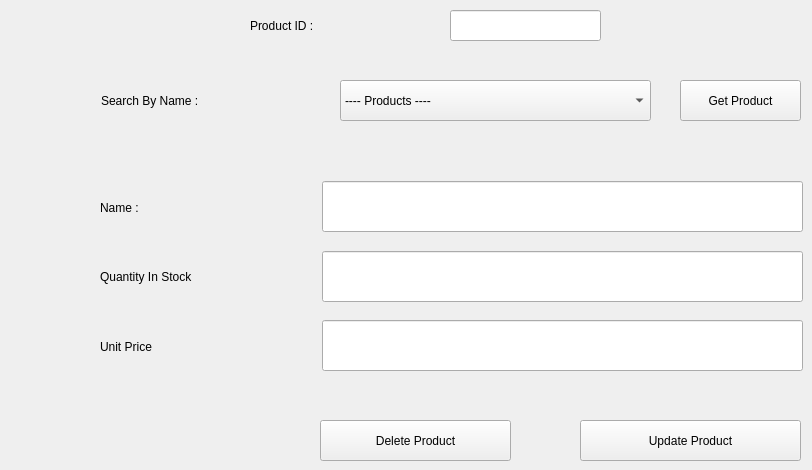
    <widget class="QWidget" name="tab_3">
     <attribute name="title">
      <string>Edit Product</string>
     </attribute>
     <widget class="QLabel" name="label_4">
      <property name="geometry">
       <rect>
        <x>100</x>
        <y>321</y>
        <width>171</width>
        <height>51</height>
       </rect>
      </property>
      <property name="text">
       <string>Unit Price</string>
      </property>
     </widget>
     <widget class="QPushButton" name="btn_update">
      <property name="geometry">
       <rect>
        <x>580</x>
        <y>420</y>
        <width>221</width>
        <height>41</height>
       </rect>
      </property>
      <property name="text">
       <string>Update Product</string>
      </property>
     </widget>
     <widget class="QLineEdit" name="unit_edit_2">
      <property name="geometry">
       <rect>
        <x>322</x>
        <y>320</y>
        <width>481</width>
        <height>51</height>
       </rect>
      </property>
     </widget>
     <widget class="QLineEdit" name="quantity_edit_2">
      <property name="geometry">
       <rect>
        <x>322</x>
        <y>251</y>
        <width>481</width>
        <height>51</height>
       </rect>
      </property>
     </widget>
     <widget class="QLineEdit" name="name_edit_2">
      <property name="geometry">
       <rect>
        <x>322</x>
        <y>181</y>
        <width>481</width>
        <height>51</height>
       </rect>
      </property>
     </widget>
     <widget class="QLabel" name="label_5">
      <property name="geometry">
       <rect>
        <x>100</x>
        <y>182</y>
        <width>171</width>
        <height>51</height>
       </rect>
      </property>
      <property name="text">
       <string>Name :</string>
      </property>
     </widget>
     <widget class="QLabel" name="label_6">
      <property name="geometry">
       <rect>
        <x>100</x>
        <y>251</y>
        <width>171</width>
        <height>51</height>
       </rect>
      </property>
      <property name="text">
       <string>Quantity In Stock</string>
      </property>
     </widget>
     <widget class="QPushButton" name="btn_delete">
      <property name="geometry">
       <rect>
        <x>320</x>
        <y>420</y>
        <width>191</width>
        <height>41</height>
       </rect>
      </property>
      <property name="text">
       <string>Delete Product</string>
      </property>
     </widget>
     <widget class="QLabel" name="label_7">
      <property name="geometry">
       <rect>
        <x>101</x>
        <y>80</y>
        <width>191</width>
        <height>41</height>
       </rect>
      </property>
      <property name="text">
       <string>Search By Name :</string>
      </property>
     </widget>
     <widget class="QPushButton" name="btn_search">
      <property name="geometry">
       <rect>
        <x>680</x>
        <y>80</y>
        <width>121</width>
        <height>41</height>
       </rect>
      </property>
      <property name="text">
       <string>Get Product</string>
      </property>
     </widget>
     <widget class="QComboBox" name="comboBox">
      <property name="geometry">
       <rect>
        <x>340</x>
        <y>80</y>
        <width>311</width>
        <height>41</height>
       </rect>
      </property>
      <item>
       <property name="text">
        <string>---- Products ----</string>
       </property>
      </item>
     </widget>
     <widget class="QLineEdit" name="id_edit">
      <property name="geometry">
       <rect>
        <x>450</x>
        <y>10</y>
        <width>151</width>
        <height>31</height>
       </rect>
      </property>
      <property name="text">
       <string/>
      </property>
     </widget>
     <widget class="QLabel" name="label_9">
      <property name="geometry">
       <rect>
        <x>250</x>
        <y>10</y>
        <width>161</width>
        <height>31</height>
       </rect>
      </property>
      <property name="text">
       <string>Product ID :</string>
      </property>
     </widget>
    </widget>
